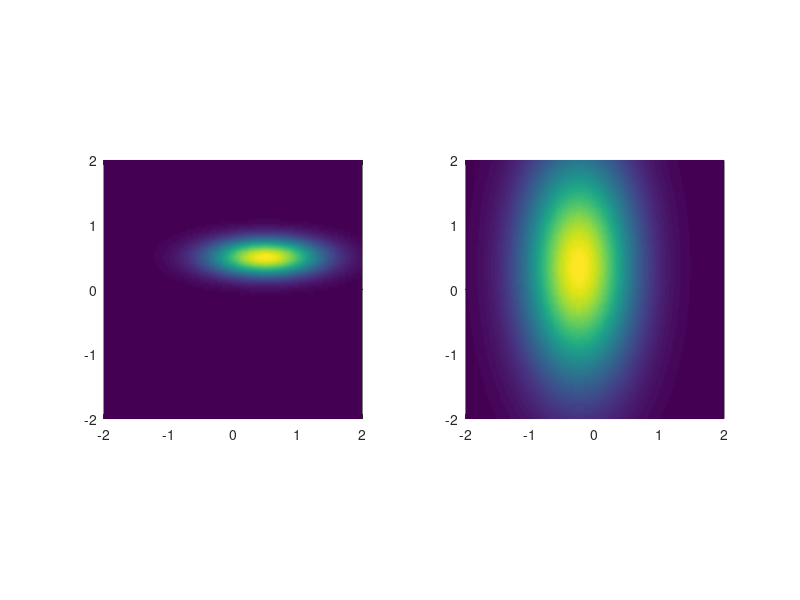

Here is the MATLAB script that generated this plot: (Note: this script raises an error after producing the figure.)
function [U, t, x] = TuSynthetic( varargin )
%function Tu2014
%TU2014 Synthetic dataset from the Tu et al (2014) Exp Fluids
%
% Tu, Jonathan H., Clarence W. Rowley, J. Nathan Kutz, and Jessica
% K. Shang. 2014. “Spectral Analysis of Fluid Flows Using Sub-Nyquist-Rate PIV
% Data.” Experiments in Fluids 55 (9): 1–13. doi:10.1007/s00348-014-1805-6.
%

% parameters
omega1 = 1.30;
omega2 = 8.48;
dt = 0.05;

% grid
x = linspace(-2,2,200);
y = linspace(-2,2,100);

% spatial mode fields
v1 = @(x,y) 2*exp( -(x-0.5).^2/(2*0.6^2) - (y-0.5).^2/(2*0.2^2) );
v2 = @(x,y) 2*exp( -(x+0.25).^2/(2*0.6^2) - (y-0.35).^2/(2*1.2^2) );

% evaluate spatial mode fields on a grid
V1 = bsxfun(v1, x, y');
V2 = bsxfun(v2, x, y');
[X,Y] = meshgrid(x,y);

subplot(1,2,1); pcolor(X,Y,V1); axis square; shading interp
subplot(1,2,2); pcolor(X,Y,V2);axis square; shading interp

V1 = V1(:);
V2 = V2(:);

t = 0:dt:400;

Osc1 = sin(omega1*t);
Osc2 = sin(omega2*t);

S = bsxfun( @times, V1, Osc1 ) + bsxfun( @times, V2, Osc2 );
S = bsxfun( @plus, S, rand(1,numel(t)) );
